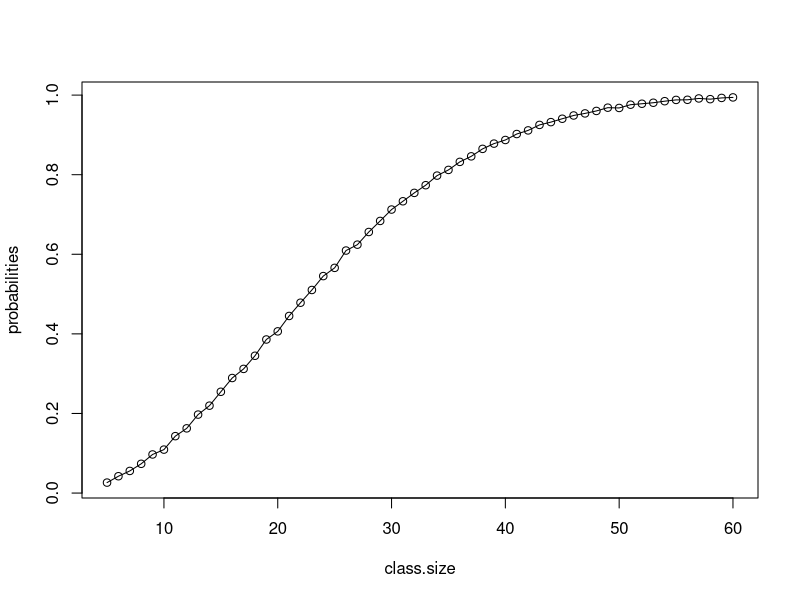

This figure's R source:
# part 1 ####

# suppose there are 30 students in a class. estimate the probability that at least one pair
# students has the same birthday.

# you can ignore the possibility of people being born on Feb 29 during a leap-year.

# first, i'll write a function to generate a new class and return whether there are people
# with the same birthday

new.class <- function(class.size){
  # since there are 365 days in a year, we can use the integers 1:365 to represent
  # birthdays
  birthdays <- sample(1:365, class.size, replace=T)
  
  # now we need to check if any two values in the birthdays array are the same.
  # there are many ways to do this. we could do it with a for loop:
  for(day in birthdays){
    number.of.matches <- sum(day == birthdays)
    if(number.of.matches > 1){
      return(TRUE)
    }
  }
  
  # if we go through the whole for loop and never return TRUE it means there are no matches
  # so we can return FALSE at this point in the code.
  return(FALSE)
}

# to estimate the probability for a class of size 30, we need to run the function many times
results <- replicate(10000, new.class(30))

sum(results) / length(results)

# the estimated probability is around 70%

# part 2 ####

# estimate the probability for class sizes from 5-60, and plot the resulting curve 
# (x axis is class size, y axis is probability of at least one shared birthday)

# let's start by making an array to hold the class size:

class.size <- 5:60

# now we need to run a function for each element of this array. there are lots of 
# ways to do this.

probabilities <- sapply(class.size, function(s){
  res <- replicate(10000, new.class(s))
  return(sum(res) / length(res))
})

# make the plot!

plot(class.size, probabilities, type="o")
